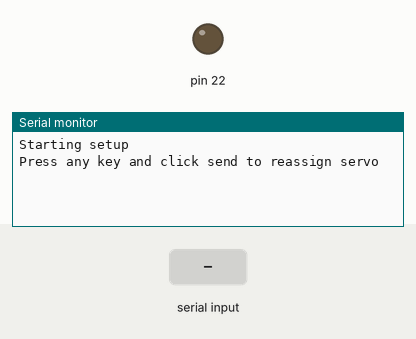
Recording of a sketch running on a simulated Arduino Uno, built for the host (arithmetic inside an expression is 32-bit, double 64-bit). On the bench: output pins drawn as LEDs (lit = HIGH), the last lines printed to the serial monitor. Inputs (shaded band) come from the test bench.

Above: at 0.8 s.
0.9 s: "1" received over Serial
At 2.4 s:
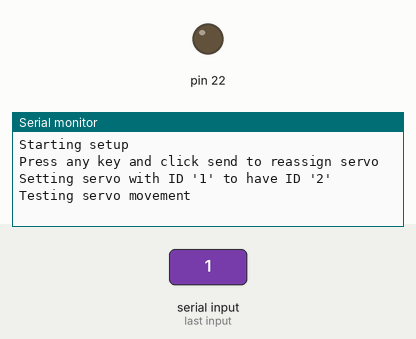
At 8.2 s:
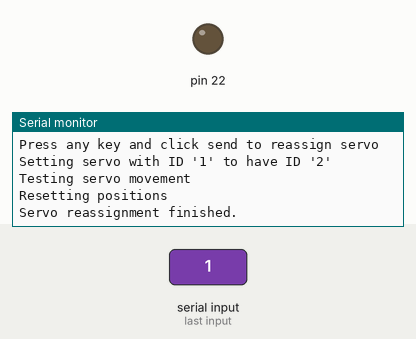

The sketch:

SetDynamixelServoID.ino
```cpp
#include <DynamixelSerial.h>

int OLD_SERVO_ID = 1;
int NEW_SERVO_ID = 2;

DynamixelSerial Dynamixel;

void setup () {
  Serial.begin(57600);

  while(!Serial);
  Serial.println("Starting setup");

  Dynamixel.begin ();

  Serial.println("Press any key and click send to reassign servo");
  while(!Serial.available()) {};

  //Call this method if you want to reset the
  //servo back to its factory default settings.
  //If you do then it will be reset to ID 1
  //Serial.println("Resetting servo to factory defaults");
  //Dynamixel.reset(OLD_SERVO_ID);
  //OLD_SERVO_ID = 1;

  //Now set the servo to the new ID
  Serial.print("Setting servo with ID '");
  Serial.print(OLD_SERVO_ID);
  Serial.print("' to have ID '");
  Serial.print(NEW_SERVO_ID);
  Serial.println("'");
  Dynamixel.setID(OLD_SERVO_ID, NEW_SERVO_ID);

  delay(500);

  //Now lets move it a few times to make sure it worked.
  Serial.println("Testing servo movement");
  Dynamixel.move (NEW_SERVO_ID, 250);
  delay(3000);
  Dynamixel.move (NEW_SERVO_ID, 850);
  delay(3000);

  //Then reset it back to its centered position
  Serial.println("Resetting positions");
  Dynamixel.move (NEW_SERVO_ID, 512);

  Serial.println("Servo reassignment finished.");
}

void loop () {
  delay (2000);
}
```

Measured:
- after the input at 0.9 s, the serial monitor: prints a new line at once (image 1)
